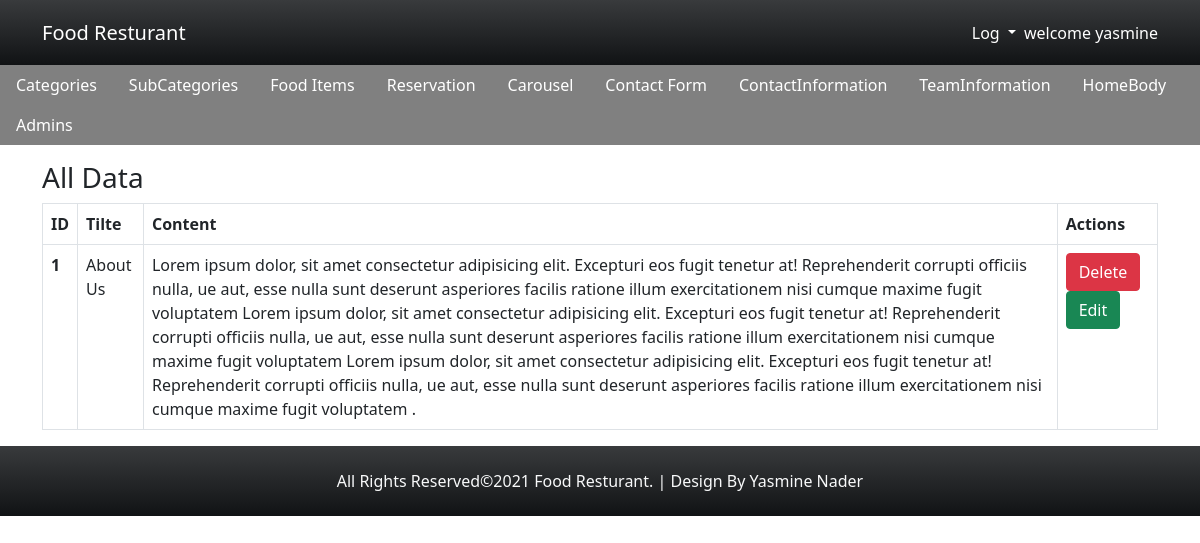
/homebody/Homebodydisplay.php (signed in), run on the app's committed database.
### tables this page shows
CREATE TABLE `home_body` (
  `id` int(11) NOT NULL,
  `title` char(50) NOT NULL,
  `content` text NOT NULL
);

### homebody/Homebodydisplay.php (the view, shortened to what this page needs)
<?php
require "../connection/dbconnection.php";
$query="select * from home_body";
$sql=mysqli_query($con,$query);
?>
<?php include "../layout/headeradmin.php";?>
<?php include "../layout/navbaradmin.php";?>
<?php if(isset($_SESSION["Name"])){?>
<div class="container">
<h3>All Data</h3>
<table class="table table-bordered">
  <thead>
    <tr>
      <th scope="col">ID</th>
      <th scope="col">Tilte</th>
      <th scope="col">Content</th>
      <th scope="col">Actions</th>
    </tr>
  </thead>
  <tbody>
  <?php while($operation=mysqli_fetch_assoc($sql)){
      echo '
    <tr>
      <th>'.$operation["id"].'</th>
      <td>'.$operation["title"].'</td>
      <td>'.$operation["content"].'</td>
      <td><a href="homebodyDelete.php?id='.$operation["id"].'"class="btn btn-danger">Delete</a>
      <a href="homebodyupdate.php?id='.$operation["id"].'"class="btn btn-success">Edit</a></td>
    </tr>';
   } ?>
  </tbody>
</table>
</div>
<?php include '../layout/footer.php'?>
<?php } else{header("location: ../admins/login.php");} ?>

### css/style.css (style rules this page uses)
body { padding: 0px; margin: 0px; }

### data on the page
home_body: id "1", title "About Us", content "Lorem ipsum dolor, sit amet consectetur adipisicing elit. Excepturi eos fugit tenetur at! Reprehenderit corrupti officiis nulla, ue aut, esse nulla sunt deserunt asperiores facilis ratione illum exercitationem nisi cumque maxime fugit voluptatem Lorem ipsum dolor, sit amet consectetur adipisicing elit. Excepturi eos fugit tenetur at! Reprehenderit corrupti officiis nulla, ue aut, esse nulla sunt deserunt asperiores facilis ratione illum exercitationem nisi cumque maxime fugit voluptatem Lorem ipsum dolor, sit amet consectetur adipisicing elit. Excepturi eos fugit tenetur at! Reprehenderit corrupti officiis nulla, ue aut, esse nulla sunt deserunt asperiores facilis ratione illum…"

### other printed values
$_SESSION["Name"] "yasmine"
